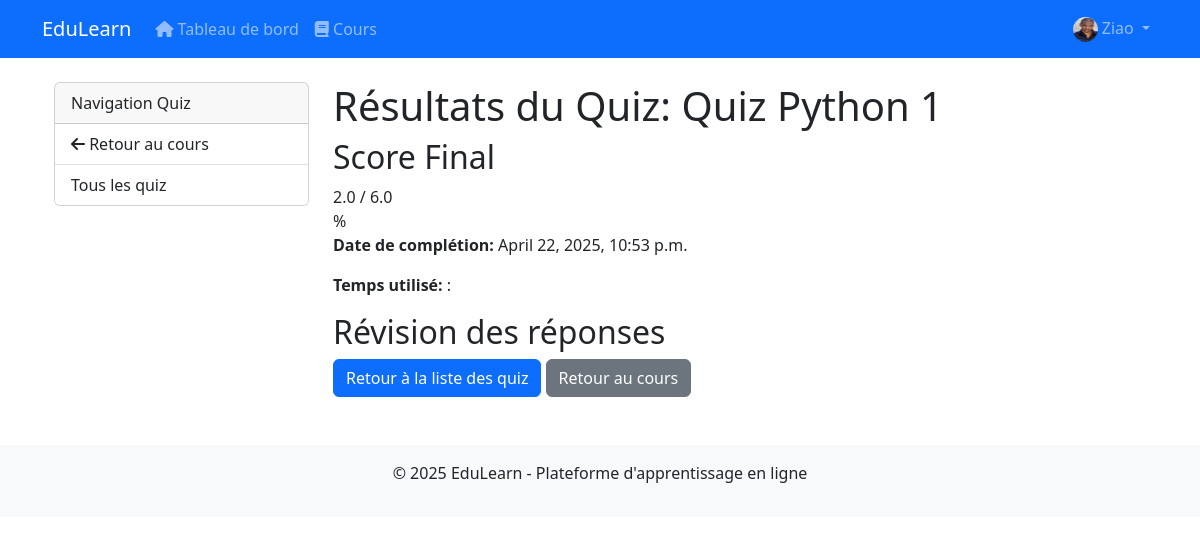
Screenshot of /quizzes/quiz/1/result/?student_id=1 (signed in) with the database file from the repository.
### users/models.py (models this page shows, shortened)
class User(AbstractUser):
    STUDENT = 'student'
    TEACHER = 'teacher'
    ADMIN = 'admin'
    ROLE_CHOICES = [
        (STUDENT, 'Élève'),
        (TEACHER, 'Enseignant'),
        (ADMIN, 'Administrateur'),
    ]
    role = models.CharField(max_length=10, choices=ROLE_CHOICES, default=STUDENT)
    profile_pic = models.ImageField(upload_to='profile_pics', blank=True, null=True)
    bio = models.TextField(blank=True, null=True)
    def is_student(self):
        return self.role == self.STUDENT
    def is_admin_user(self):
        return self.role == self.ADMIN and self.is_active

### quizzes/models.py (models this page shows, shortened)
class QuizResult(models.Model):
    quiz = models.ForeignKey(Quiz, on_delete=models.CASCADE, related_name='results')
    student = models.ForeignKey(User, on_delete=models.CASCADE, related_name='quiz_results')
    score = models.FloatField()
    max_score = models.FloatField()
    completed_at = models.DateTimeField(auto_now_add=True)
    time_taken = models.PositiveIntegerField(help_text="Temps pris en secondes", null=True, blank=True)

class Quiz(models.Model):
    title = models.CharField(max_length=200)
    course = models.ForeignKey(Course, on_delete=models.CASCADE, related_name='quizzes')
    chapter = models.ForeignKey(Chapter, on_delete=models.CASCADE, related_name='quizzes', null=True, blank=True)
    description = models.TextField(blank=True, null=True)
    time_limit = models.PositiveIntegerField(blank=True, null=True, help_text="Temps limite en minutes (optionnel)")
    created_at = models.DateTimeField(auto_now_add=True)

### quizzes/views.py (the view, shortened to what this page needs)
# urls.py: path('quiz/<int:quiz_id>/result/', views.quiz_result, name='quiz_result'),
@login_required
def quiz_result(request, quiz_id):
    quiz = get_object_or_404(Quiz, id=quiz_id)
    if request.user != quiz.course.teacher and request.user not in quiz.course.students.all():
        messages.error(request, "Vous n'avez pas accès à ces résultats.")
        return redirect('courses:course_detail', course_id=quiz.course.id)
    if request.user.is_student():
        quiz_result = get_object_or_404(QuizResult, quiz=quiz, student=request.user)
        quiz_answers = QuizAnswer.objects.filter(quiz_result=quiz_result).select_related('question')
    context = {
        'quiz': quiz,
        'quiz_result': quiz_result,
        'quiz_answers': quiz_answers,
        'course': quiz.course,
    }
    return render(request, 'quizzes/quiz_result.html', context)

### templates/quizzes/quiz_result.html (shortened to what this page needs)
{% extends 'quizzes/base_quiz.html' %}
{% block quiz_content %}
<div class="quiz-result-container">
    <h1>Résultats du Quiz: {{ quiz_result.quiz.title }}</h1>
    <div class="result-summary">
        <div class="score-box">
            <h2>Score Final</h2>
            <div class="score">{{ quiz_result.score }} / {{ quiz_result.max_score }}</div>
            <div class="percentage">{{ percentage }}%</div>
        </div>
        <div class="result-details">
            <p><strong>Date de complétion:</strong> {{ quiz_result.completed_at }}</p>
            {% if quiz_result.time_taken %}
                <p><strong>Temps utilisé:</strong> {{ minutes }}:{{ seconds }}</p>
            {% endif %}
        </div>
    </div>
    <div class="answer-review">
        <h2>Révision des réponses</h2>
    </div>
    <div class="result-actions">
        <a href="{% url 'quizzes:quiz_list' quiz_result.quiz.course.id %}" class="btn btn-primary">Retour à la liste des quiz</a>
        <a href="{% url 'courses:course_detail' quiz_result.quiz.course.id %}" class="btn btn-secondary">Retour au cours</a>
    </div>
</div>
{% endblock %}

### templates/base.html (shortened to what this page needs)
<!DOCTYPE html>
<html lang="fr">
<head>
    <link href="https://cdn.jsdelivr.net/npm/bootstrap@5.3.0/dist/css/bootstrap.min.css" rel="stylesheet">
    <link rel="stylesheet" href="https://cdnjs.cloudflare.com/ajax/libs/font-awesome/6.4.0/css/all.min.css">
</head>
<body>
    <nav class="navbar navbar-expand-lg navbar-dark bg-primary">
        <div class="container">
            <a class="navbar-brand" href="{% url 'home' %}">EduLearn</a>
            <div class="collapse navbar-collapse" id="navbarNav">
                <ul class="navbar-nav">
                    {% if user.is_authenticated %}
                        <li class="nav-item">
                            <a class="nav-link" href="{% url 'dashboard:home' %}">
                                <i class="fas fa-home"></i> Tableau de bord
                            </a>
                        </li>
                        <li class="nav-item">
                            <a class="nav-link" href="{% url 'courses:course_list' %}">
                                <i class="fas fa-book"></i> Cours
                            </a>
                        </li>
                    {% endif %}
                </ul>
                <ul class="navbar-nav ms-auto">
                    {% if user.is_authenticated %}
                        <li class="nav-item dropdown">
                            <a class="nav-link dropdown-toggle" href="#" id="userDropdown" role="button" data-bs-toggle="dropdown">
                                {% if user.profile_pic %}
                                    <img src="{{ user.profile_pic.url }}" alt="Profile" class="rounded-circle" style="width: 25px; height: 25px;">
                                {% else %}
                                    <i class="fas fa-user-circle"></i>
                                {% endif %}
                                {{ user.username }}
                            </a>
                        </li>
                    {% endif %}
                </ul>
            </div>
        </div>
    </nav>
    <div class="container mt-4">
        {% block content %}{% endblock %}
    </div>
    <footer class="mt-5 py-3 bg-light text-center">
        <div class="container">
            <p>&copy; {% now "Y" %} EduLearn - Plateforme d'apprentissage en ligne</p>
        </div>
    </footer>
</body>
</html>

### rows the page displays
User: profile_pic (picture), username "Ziao"
QuizResult: quiz "Quiz Python 1", score "2.0", max_score "6.0", completed_at "April 22, 2025, 10:53 p.m."
